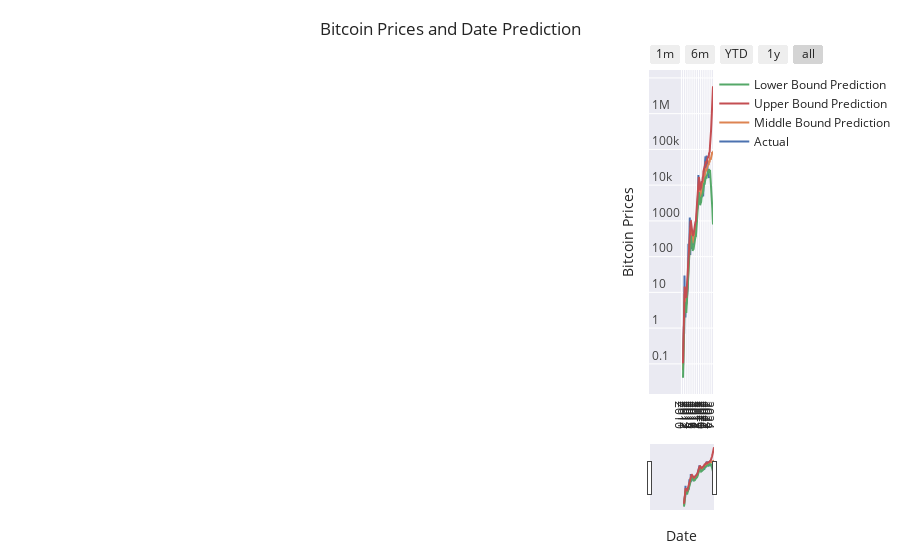

The notebook cell this image was saved under:
### Code cell
import plotly.express as px
import plotly.graph_objects as go

fig = go.Figure()
fig.add_trace(go.Scatter(name="Actual", x=df['date'], y=df['price'], legendrank=4))
fig.add_trace(go.Scatter(name="Middle Bound Prediction", x=prediction['ds'], y=np.exp(prediction['yhat']), legendrank=2))
fig.add_trace(go.Scatter(name="Lower Bound Prediction", x=prediction['ds'], y=np.exp(prediction['yhat_lower']), legendrank=1))
fig.add_trace(go.Scatter(name="Upper Bound Prediction", x=prediction['ds'], y=np.exp(prediction['yhat_upper']), legendrank=1))

fig.update_xaxes(
    rangeslider_visible = True,
    rangeselector = dict(
        buttons = list([
            dict(count = 1, label = "1m", step = "month", stepmode = "backward"),
            dict(count = 6, label = "6m", step = "month", stepmode = "backward"),
            dict(count = 1, label = "YTD", step = "year", stepmode = "todate"),
            dict(count = 1, label = "1y", step = "year", stepmode = "backward"),
            dict(step = "all")
        ])
    )
)
fig.update_yaxes(type="log")
fig.update_yaxes(fixedrange=False)
fig.update_layout(title_text='Bitcoin Prices and Date Prediction')
fig.update_yaxes(ticklabelposition="inside top", title="Bitcoin Prices")
fig.update_xaxes(ticklabelposition="inside top", title="Date")
fig.update_yaxes(nticks=10)
fig.update_xaxes(nticks=50)
fig.update_layout(
    margin=dict(l=5, r=120, t=70, b=50),
)

# fig.update_layout(legend=dict(
#     yanchor="top",
#     y=0.99,
#     xanchor="right",
#     x=0.5
# ))


fig.layout.template = 'seaborn'
fig.write_html('../static/logprices.html')
fig.show()
